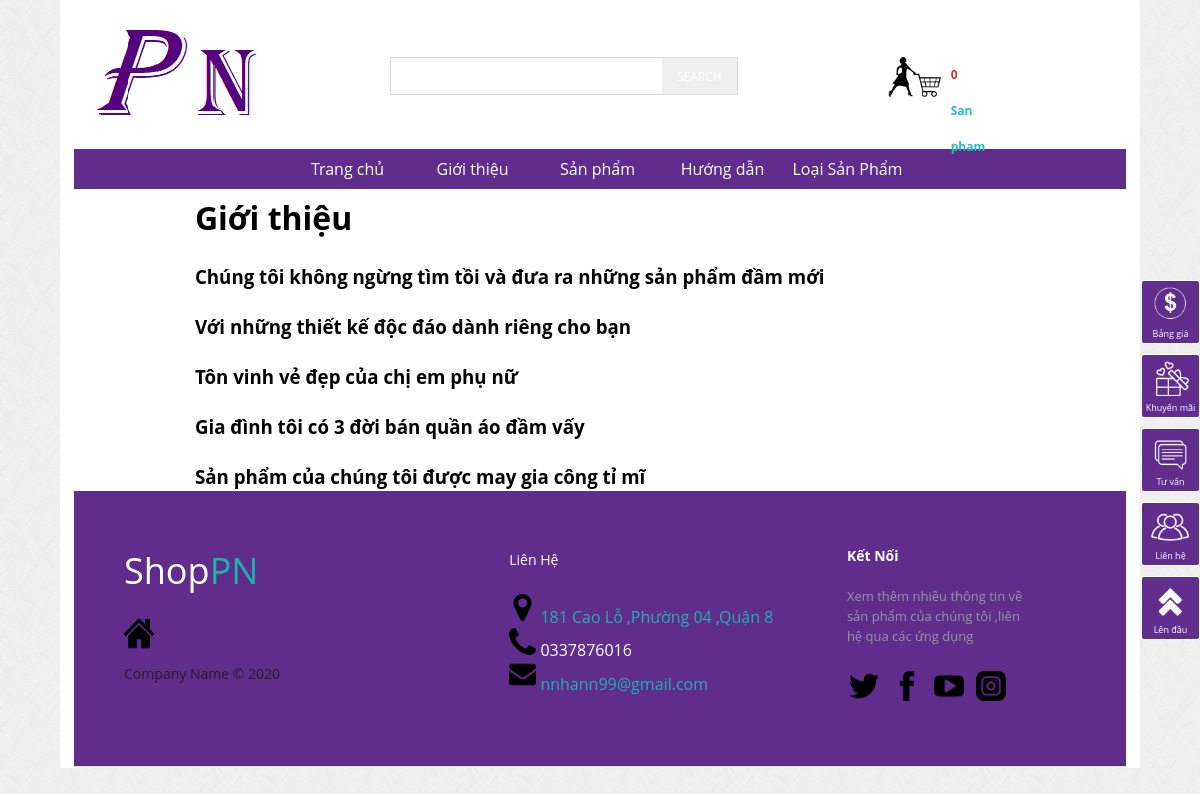
The page /?thamso=xuat_mot_tin&id=1 on the database its author committed.
### tables this page shows
CREATE TABLE `menu_ngang` (
  `id` int(11) NOT NULL,
  `ten` varchar(256) NOT NULL,
  `noi_dung` mediumtext NOT NULL,
  `loai_menu` varchar(256) NOT NULL
);

### chuc_nang/loai.php (the view, shortened to what this page needs)
<?php
	echo "</div>";
?>

### chuc_nang/menu_ngang.php (shortened to what this page needs)
<?php
	$sql="select id,ten,loai_menu from menu_ngang order by id";
	$tam=$conn->query($sql);
	echo "<div class='menu_ngang' >";
	echo"<ul>";
		echo "<li><a href='index.php'>Trang chủ</a></li>";
		while($data=$tam->fetch())
		{
			if($data['loai_menu']==""){$link_menu="?thamso=xuat_mot_tin&id=".$data['id'];}
			if($data['loai_menu']=="san_pham"){$link_menu="?thamso=xuat_san_pham";}
			echo "<li><a href='$link_menu'>";
				echo $data['ten'];
			echo "</a></li>";
		}
		echo "<li><a href='#'>Loại Sản Phẩm</a>";
					include("loai.php");
	echo "</div>";
?>

### chuc_nang/xuat_mot_tin.php
<?php
	$id=$_GET['id'];
	$sql="select * from menu_ngang where id='$id'";
	$tam=$conn->query($sql);
	$data=$tam->fetch();
	echo "<h1>";
		echo $data['ten'];
	echo "</h1>";
	echo $data['noi_dung'];
?>

### style.css (style rules this page uses)
* { margin: 0; padding: 0; }
body { font-family:Arial, Helvetica, sans-serif; background:url(images/body_bg3.jpg); height: 100%; }
.menu_ngang ul { background:#602D8D; list-style-type: none; text-align: center; }
.menu_ngang li { display: inline-block; width: 130px; line-height: 40px; margin-left: -5px; position: relative; }
.menu_ngang a { text-decoration: none; color: #fff; display: block; }
* { font-family: Open Sans; }

### rows shown on the page
menu_ngang: ten "Giới thiệu", noi_dung "Chúng tôi không ngừng tìm tồi và đưa ra những sản phẩm đầm mới Với những thiết kế độc đáo dành riêng cho bạn Tôn vinh vẻ đẹp của chị em phụ nữ Gia đình tôi có 3 đời bán quần áo đầm vấy Sản phẩm của chúng tôi được may gia công tỉ mĩ"
menu_ngang: ten "Sản phẩm"
menu_ngang: ten "Hướng dẫn"

### other values the page prints
$so_luong "0"
